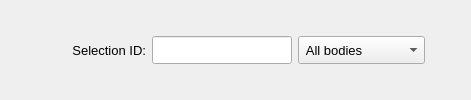
           <widget class="QFrame" name="frame_6">
            <property name="minimumSize">
             <size>
              <width>400</width>
              <height>48</height>
             </size>
            </property>
            <property name="maximumSize">
             <size>
              <width>16777215</width>
              <height>200</height>
             </size>
            </property>
            <property name="frameShape">
             <enum>QFrame::Shape::NoFrame</enum>
            </property>
            <property name="frameShadow">
             <enum>QFrame::Shadow::Raised</enum>
            </property>
            <property name="lineWidth">
             <number>1</number>
            </property>
            <layout class="QGridLayout" name="gridLayout_8">
             <property name="leftMargin">
              <number>6</number>
             </property>
             <property name="topMargin">
              <number>6</number>
             </property>
             <property name="rightMargin">
              <number>6</number>
             </property>
             <property name="bottomMargin">
              <number>6</number>
             </property>
             <item row="0" column="6">
              <spacer name="horizontalSpacer_6">
               <property name="orientation">
                <enum>Qt::Orientation::Horizontal</enum>
               </property>
               <property name="sizeHint" stdset="0">
                <size>
                 <width>40</width>
                 <height>20</height>
                </size>
               </property>
              </spacer>
             </item>
             <item row="0" column="2">
              <widget class="QLineEdit" name="lineEdit_selection_id">
               <property name="enabled">
                <bool>true</bool>
               </property>
               <property name="minimumSize">
                <size>
                 <width>140</width>
                 <height>28</height>
                </size>
               </property>
               <property name="maximumSize">
                <size>
                 <width>200</width>
                 <height>28</height>
                </size>
               </property>
               <property name="font">
                <font>
                 <pointsize>10</pointsize>
                </font>
               </property>
               <property name="focusPolicy">
                <enum>Qt::FocusPolicy::ClickFocus</enum>
               </property>
               <property name="text">
                <string/>
               </property>
               <property name="alignment">
                <set>Qt::AlignmentFlag::AlignCenter</set>
               </property>
              </widget>
             </item>
             <item row="0" column="1">
              <widget class="QLabel" name="label_12">
               <property name="minimumSize">
                <size>
                 <width>100</width>
                 <height>28</height>
                </size>
               </property>
               <property name="maximumSize">
                <size>
                 <width>120</width>
                 <height>28</height>
                </size>
               </property>
               <property name="font">
                <font>
                 <family>MS Shell Dlg 2</family>
                 <pointsize>10</pointsize>
                 <bold>false</bold>
                </font>
               </property>
               <property name="text">
                <string>Selection ID:</string>
               </property>
               <property name="textFormat">
                <enum>Qt::TextFormat::AutoText</enum>
               </property>
               <property name="alignment">
                <set>Qt::AlignmentFlag::AlignRight|Qt::AlignmentFlag::AlignTrailing|Qt::AlignmentFlag::AlignVCenter</set>
               </property>
              </widget>
             </item>
             <item row="0" column="0">
              <spacer name="horizontalSpacer_7">
               <property name="orientation">
                <enum>Qt::Orientation::Horizontal</enum>
               </property>
               <property name="sizeHint" stdset="0">
                <size>
                 <width>40</width>
                 <height>20</height>
                </size>
               </property>
              </spacer>
             </item>
             <item row="0" column="3">
              <widget class="QComboBox" name="comboBox_attribution_type">
               <property name="minimumSize">
                <size>
                 <width>0</width>
                 <height>28</height>
                </size>
               </property>
               <property name="maximumSize">
                <size>
                 <width>200</width>
                 <height>28</height>
                </size>
               </property>
               <property name="font">
                <font>
                 <pointsize>10</pointsize>
                </font>
               </property>
               <item>
                <property name="text">
                 <string> All bodies</string>
                </property>
               </item>
               <item>
                <property name="text">
                 <string> Selected bodies</string>
                </property>
               </item>
              </widget>
             </item>
            </layout>
           </widget>
